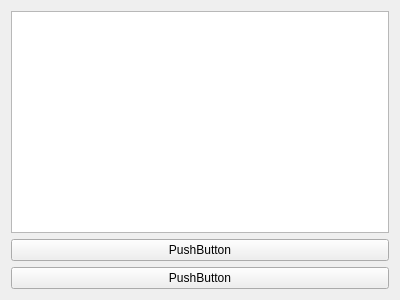
<?xml version="1.0" encoding="UTF-8"?>
<ui version="4.0">
 <class>Test</class>
 <widget class="QWidget" name="Test">
  <property name="geometry">
   <rect>
    <x>0</x>
    <y>0</y>
    <width>400</width>
    <height>300</height>
   </rect>
  </property>
  <property name="windowTitle">
   <string>Form</string>
  </property>
  <layout class="QVBoxLayout" name="verticalLayout">
   <item>
    <widget class="QTextEdit" name="textEdit"/>
   </item>
   <item>
    <widget class="QPushButton" name="pushButton">
     <property name="text">
      <string>PushButton</string>
     </property>
    </widget>
   </item>
   <item>
    <widget class="QPushButton" name="pushButton_2">
     <property name="text">
      <string>PushButton</string>
     </property>
    </widget>
   </item>
  </layout>
 </widget>
 <resources/>
 <connections/>
</ui>
